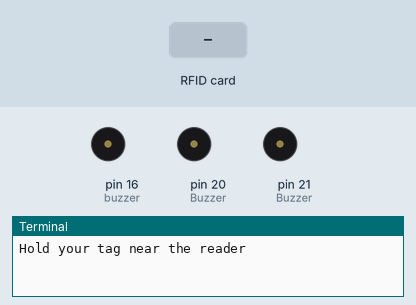
The program below on a simulated Raspberry Pi (header pin numbers). Shown: buzzer (waves = sounding, pin HIGH), the last lines printed to the terminal. The inputs (shaded band) are chosen by the test bench. The RFID card's data blocks start empty.

Above: at 1.2 s.
1.3 s: RFID card AB 52 2D 83 held to the reader
At 1.47 s:
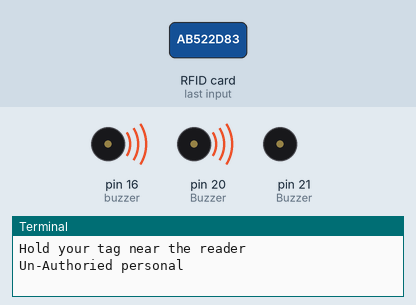
At 5.67 s:
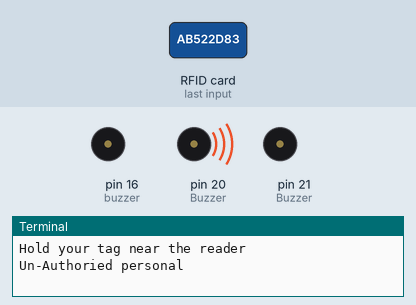
Timing chart, 0 to 8.5 s (numbered marks = the images above; inputs shaded):
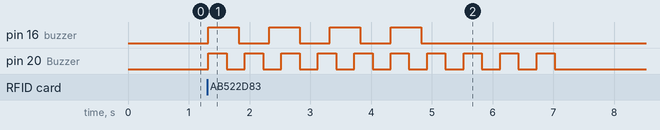

The program:

autherisePeople.py
```python
import sys
from mfrc522 import SimpleMFRC522
from time import sleep
from gpiozero import Buzzer
import RPi.GPIO as GPIO
reader = SimpleMFRC522()


autorizedGreenLed=Buzzer(21)
unautorizedRedLed=Buzzer(20)
buzzer=Buzzer(16)
def authenticationCheck(id,person):
    if (id ==735818122071 and person=='shiva'):
        print("Wellcome",person)
        buzzer.beep(0.1,0.1,4)

        autorizedGreenLed.beep(0.5,0.5,10)


    else:
        print("Un-Authoried personal")
        buzzer.beep(0.5,0.5,4)
        unautorizedRedLed.beep(0.3,0.3,10)


try:
    while True:
        print("Hold your tag near the reader")
        id, person = reader.read()
        authenticationCheck(id,person.strip())
        sleep(5)
except KeyboardInterrupt:
    autorizedGreenLed.off()
    buzzer.off()
    unautorizedRedLed.off()
    GPIO.cleanup()
    raise
```

Measured:
- after the input at 1.3 s, pin 16 (buzzer): alternates HIGH for 0.50 s and LOW for 0.50 s, 8 changes in all, then stays LOW, starting at once; pin 20 (Buzzer): alternates HIGH for 0.30 s and LOW for 0.30 s, 20 changes in all, then stays LOW, starting at once
